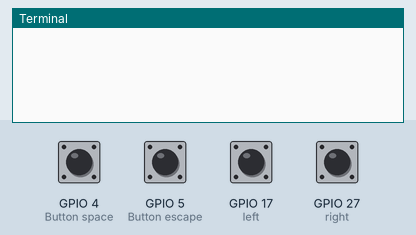
The program below on a simulated Raspberry Pi (BCM pin numbers). On the bench: the last lines printed to the terminal. The test bench sets the inputs (shaded band); at power-on: GPIO 4 (Button space), GPIO 5 (Button escape), GPIO 17 (left), GPIO 27 (right) HIGH. The clock reads 2024-03-15 10:24:30 at power-on unless the program sets it.

Above: at 1.2 s.
1.3 s: GPIO 4 (Button space) pulled LOW for 0.15 s
At 1.9 s:
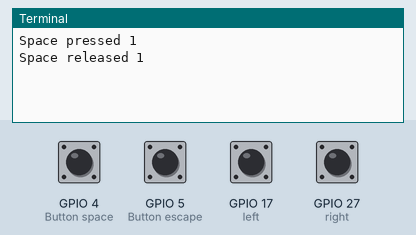
3.0 s: GPIO 5 (Button escape) pulled LOW for 0.15 s
At 4.4 s:
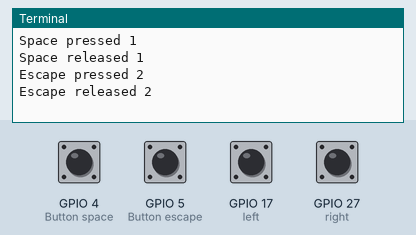
4.7 s: GPIO 17 (left) pulled LOW for 0.15 s
At 5.6 s:
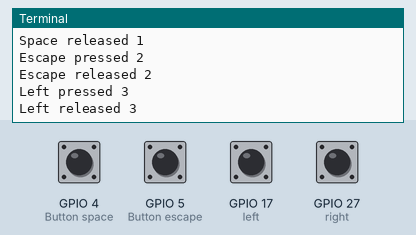
6.4 s: GPIO 27 (right) pulled LOW for 0.15 s
At 7.8 s:
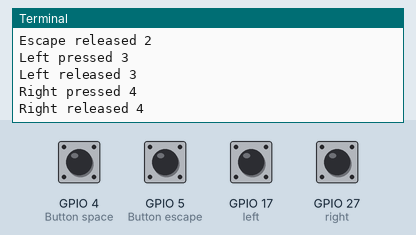
8.1 s: GPIO 4 (Button space) pulled LOW for 1 s
At 8.5 s:
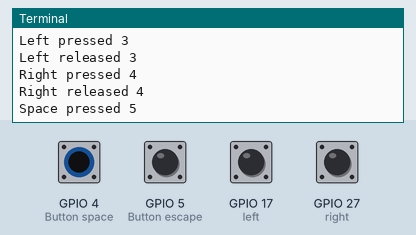
10.6 s: GPIO 5 (Button escape) pulled LOW for 1 s
At 11.4 s:
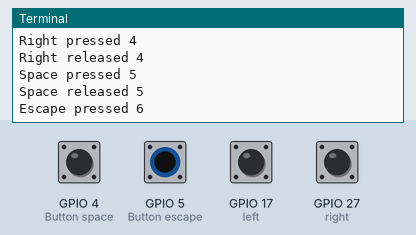

Measured:
- after the input at 1.3 s, the terminal: prints a new line at once (image 1)
- after the input at 3.0 s, the terminal: prints a new line at once (image 2)
- after the input at 4.7 s, the terminal: prints a new line at once (image 3)
- after the input at 6.4 s, the terminal: prints a new line at once (image 4)
- after the input at 8.1 s, the terminal: prints a new line at once (image 5)
- after the input at 10.6 s, the terminal: prints a new line at once (image 6)

The program:

TamagucciGPIO.py
```python
from gpiozero import Button
from pynput.keyboard import Key, Controller
import time

BTN_LEFT = 17
BTN_RIGHT = 27
BTN_SPACE = 4
BTN_ESCAPE = 5

# Create a keyboard controller object
keyboard = Controller()


def main():
    try:

        left_down = False
        right_down = False
        space_down = False
        escape_down = False


        left = Button(BTN_LEFT)
        right = Button(BTN_RIGHT)
        space = Button(BTN_SPACE)
        escape = Button(BTN_ESCAPE)

        press_count = 0
        release_count = 0

        debounce_time = 0.25
        press_time = time.time()

        while True:

            if(time.time() - press_time < debounce_time):
                continue

            if left.is_pressed:
                if not left_down:
                    left_down = True
                    press_time = time.time()
                    press_count+=1
                    keyboard.press(Key.left)
                    print("Left pressed %d" % press_count)
            else:
                if left_down:
                    left_down = False
                    press_time = time.time()
                    release_count+=1
                    keyboard.release(Key.left)
                    print("Left released %d" % release_count)

            if right.is_pressed:
                if not right_down:
                    right_down = True
                    press_time = time.time()
                    press_count+=1
                    keyboard.press(Key.right)
                    print("Right pressed %d" % press_count)
            else:
                if right_down:
                    right_down = False
                    press_time = time.time()
                    release_count+=1
                    keyboard.release(Key.right)
                    print("Right released %d" % release_count)

            if space.is_pressed:
                if not space_down:
                    space_down = True
                    press_time = time.time()
                    press_count+=1
                    keyboard.press(Key.space)
                    print("Space pressed %d" % press_count)
            else:
                if space_down:
                    space_down = False
                    press_time = time.time()
                    release_count+=1
                    keyboard.release(Key.space)
                    print("Space released %d" % release_count)

            if escape.is_pressed:
                if not escape_down:
                    escape_down = True
                    press_time = time.time()
                    press_count+=1
                    keyboard.press(Key.esc)
                    print("Escape pressed %d" % press_count)
            else:
                if escape_down:
                    escape_down = False
                    press_time = time.time()
                    release_count+=1
                    keyboard.release(Key.esc)
                    print("Escape released %d" % release_count)

    except KeyboardInterrupt:
        print("\nExiting program...")

if __name__ == "__main__":
    main()
```
